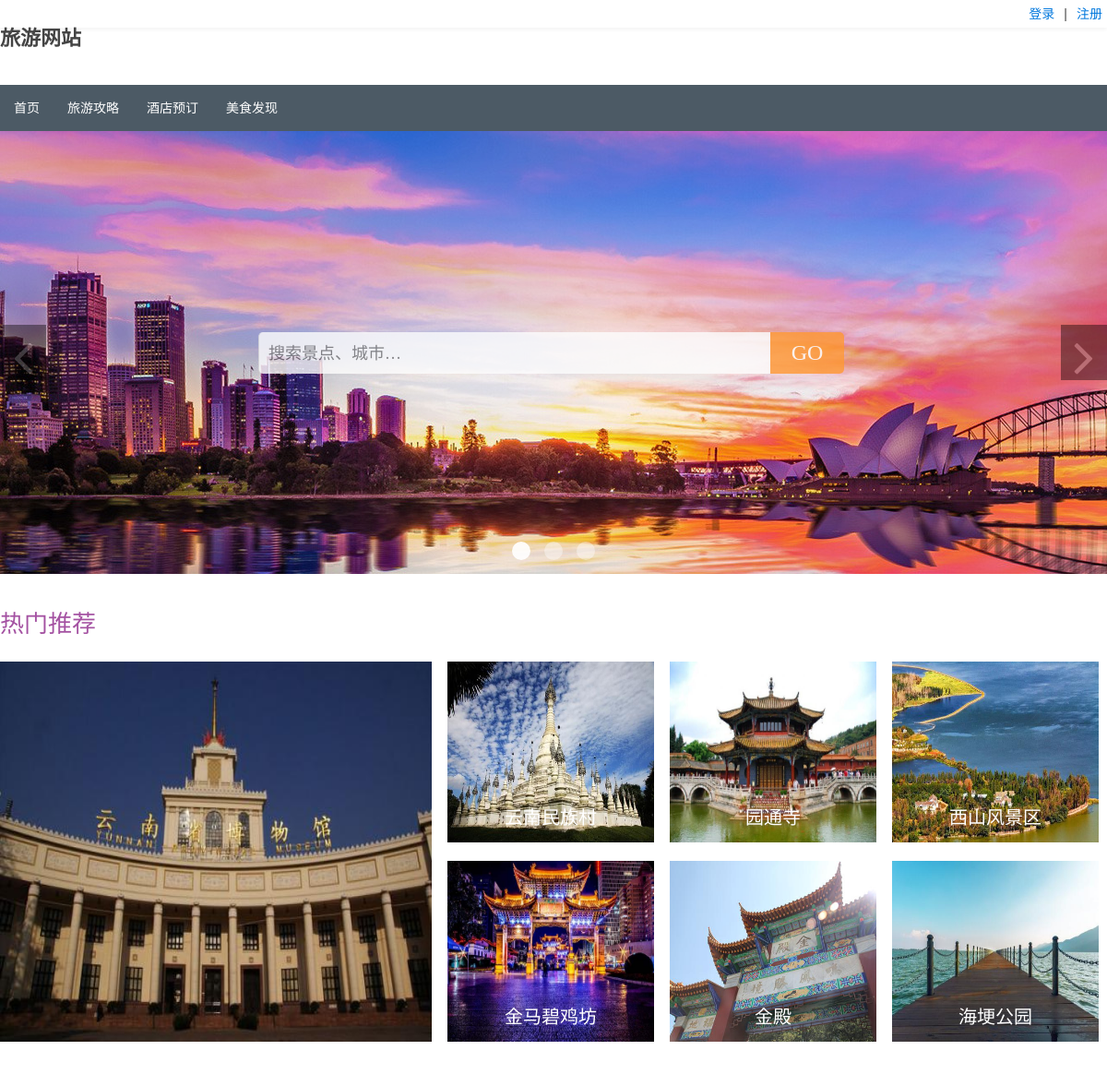
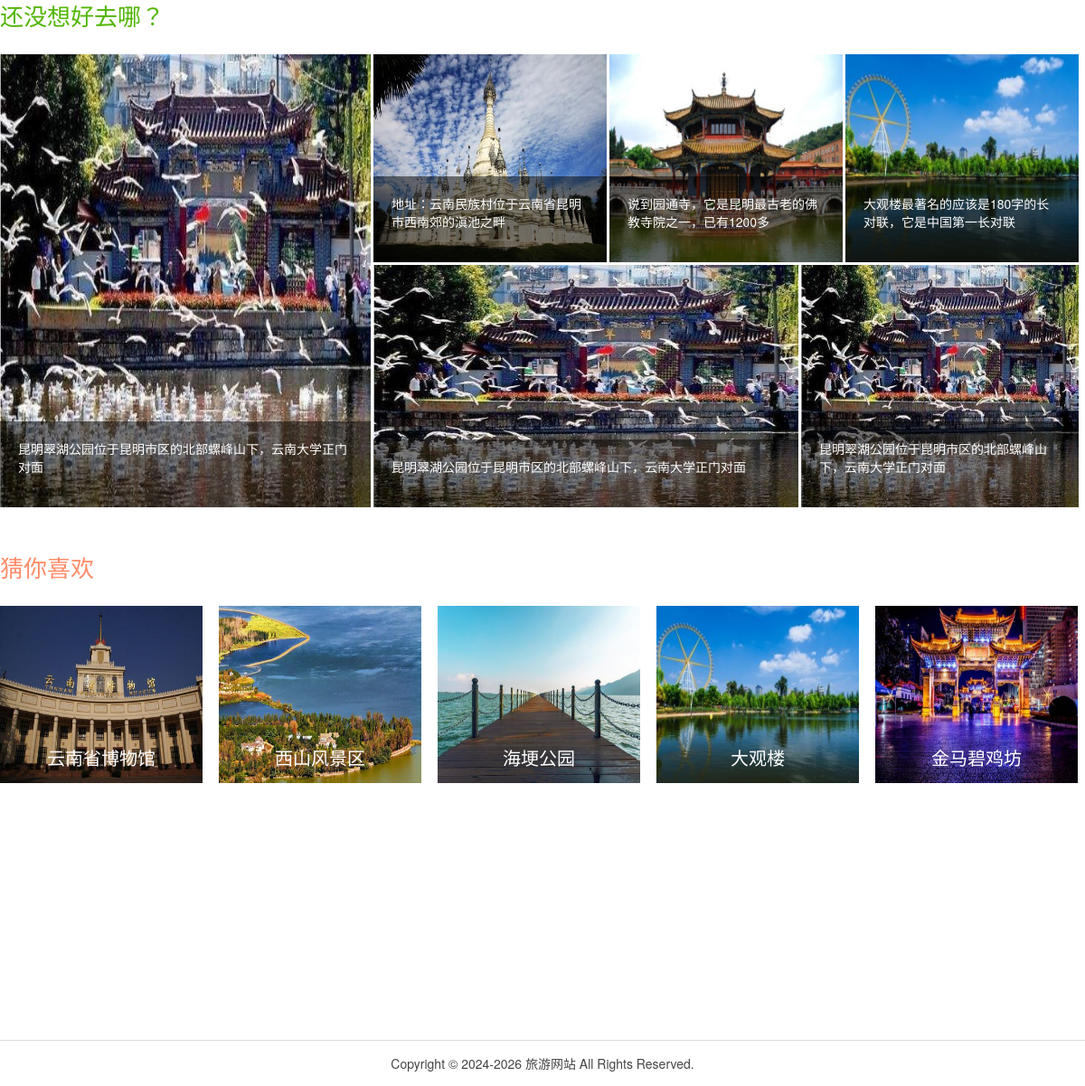
The page / on the database its author committed (2 pictures, top to bottom).
### tour/models.py (models this page shows, shortened)
class View(models.Model):
    id = models.CharField(max_length=50, primary_key=True)  # city_pinyin + '_' + view_pinyin
    img = models.ImageField(upload_to='static/upload/', default='static/upload/default.png', blank=True, null=True, verbose_name='景点图片')
    price = models.FloatField(default=0,verbose_name="门票价格")  # 如: 20
    province = models.CharField(max_length=20,verbose_name="省份")  # 如福建
    city = models.CharField(max_length=20,verbose_name="城市")  # 如南宁
    view_name = models.CharField(max_length=25,verbose_name="景点名称")  # 景点名称
    view_desc = models.TextField(verbose_name="景点描述信息")  # 景点描述信息
    view_rate = models.CharField(max_length=5,verbose_name="景点打分")  # 景点打分
    advise_time = models.CharField(max_length=20,verbose_name="建议游玩时间")  # 建议游玩时间
    class Meta:
        verbose_name = '景点'
        verbose_name_plural = verbose_name
        ordering = ['-id']

### tour/views.py (the view)
# urls.py: url(r'^$', views.init),
def init(request):
    if request.method == 'GET':
        hot = View.objects.order_by('view_rate')[::-1]
        rand = View.objects.order_by('?')[:10]
        rec=rand[4]
        rec1=rand[5]
        rec2=rand[6]
        guess = View.objects.order_by('?')[:10]
        data = {
            'hot': hot,
            'randrec': rand[:3],
            'guess': guess,
            'rec':rec,
            'rec1':rec1,
            'rec2':rec2,
        }
        return render(request, 'index.html', data)

### templates/index.html (shortened to what this page needs)
{% extends "base.html" %}
{% load static %}
{% block head %}
    <link rel="stylesheet" href="{% static 'css/index.css' %}" rel="stylesheet" type="text/css"/>
    <link rel="stylesheet" href="{% static 'css/components/slideshow.min.css' %}" rel="stylesheet" type="text/css"/>
    <link rel="stylesheet" href="{% static 'css/components/slidenav.min.css' %}" rel="stylesheet" type="text/css"/>
    <link rel="stylesheet" href="{% static 'css/components/dotnav.min.css' %}" rel="stylesheet" type="text/css"/>
{% endblock %}
{% block content %}
    <div id="slider" class="uk-slidenav-position"
         data-uk-slideshow="{height: '480px', autoplay:true, autoplayInterval: 3000}">
        <ul class="uk-slideshow">
            <li><img src="{% static 'images/0.jpg' %}"></li>
        </ul>
        <a href="" class="uk-slidenav uk-slidenav-contrast uk-slidenav-previous slidenav"
           data-uk-slideshow-item="previous"></a>
        <a href="" class="uk-slidenav uk-slidenav-contrast uk-slidenav-next slidenav" data-uk-slideshow-item="next"></a>
        <ul class="uk-dotnav uk-dotnav-contrast uk-position-bottom uk-text-center uk-flex-center">
            <li data-uk-slideshow-item="0"><a href=""></a></li>
            <li data-uk-slideshow-item="1"><a href=""></a></li>
            <li data-uk-slideshow-item="2"><a href=""></a></li>
        </ul>
        <div class="e_searchbox">
            <form action="/search" class="search_form">
                <div class="search_inputbox">
                    <input autocomplete="off" name="word" type="text" class="e_search_input" placeholder="搜索景点、城市…"
                           data-detect-oninput="1">
                </div>
                <span class="btn_search" title="搜索" onclick="$('.search_form').submit()" data-beacon="Place_search_button"><span>GO</span></span>
            </form>
        </div>
    </div>
    <div id="tour_content">
        <div class="content_part1">
            <h2 id="content1">热门推荐</h2>
            <div class="img_list">
                <ul class="img_grid1">
                    <li>
                        <div class="uk-margin uk-text-contrast uk-text-center uk-flex uk-flex-center uk-flex-middle big_img"
                             style="background-image: url(
                                     /{{ hot.0.img}}); background-repeat: no-repeat">
                        </div>
                    </li>
                </ul>
                <ul class="img_grid2">
                    {% for h in hot|slice:"1:4" %}
                        <li>
                            <figure class="uk-overlay uk-overlay-hover city_name">
                                <img class="small_img" src="/{{ h.img }}">
                                <span class="span_city_name">{{ h.view_name }}</span>
                            </figure>
                        </li>
                    {% endfor %}
                </ul>
                <ul class="img_grid2">
                    {% for h in hot|slice:"4:7" %}
                        <li>
                            <figure class="uk-overlay uk-overlay-hover city_name">
                                <img class="small_img" src="/{{ h.img }}">
                                <span class="span_city_name">{{ h.view_name }}</span>
                            </figure>
                        </li>
                    {% endfor %}
                </ul>
            </div>
        </div>
        <div class="content_part2">
            <h2 id="content2">还没想好去哪？</h2>
            <div class="img_list2">
                <ul class="img_grid1">
                    <li>
                        <figure class="uk-overlay uk-overlay-hover">
                            <img class="uk-overlay-scale box_big_img"
                                 src="/{{ rec.img }}">
                            <figcaption class="uk-overlay-panel uk-overlay-background uk-overlay-bottom uk-ignore">
                                <p>{{ rec.view_desc|truncatechars:28 }}</p>
                                <a class="uk-position-cover"  href="/detail?id={{ rec.id }}"></a>
                            </figcaption>
                        </figure>
                    </li>
                </ul>
                <ul class="img_grid3" style="padding-top: 10px;">
                    {% for r in randrec %}
                        <li>
                            <figure class="uk-overlay uk-overlay-hover">
                                <img class="uk-overlay-scale little_img"
                                     src="/{{ r.img }}">
                                <figcaption class="uk-overlay-panel uk-overlay-background uk-overlay-bottom uk-ignore">
                                    <p>{{ r.view_desc|truncatechars:28 }}</p>
                                    <a class="uk-position-cover" href="/detail?id={{ r.id }}"></a>
                                </figcaption>
                            </figure>
                        </li>
                    {% endfor %}
                </ul>
                <ul class="img_grid3">
                    <li>
                        <figure class="uk-overlay uk-overlay-hover">
                            <img class="uk-overlay-scale little_img1"
                                 src="/{{ rec1.img }}">
                            <figcaption class="uk-overlay-panel uk-overlay-background uk-overlay-bottom uk-ignore">
                                <p>{{ rec1.view_desc|truncatechars:28 }}</p>
                                <a class="uk-position-cover"  href="/detail?id={{ rec1.id }}"></a>
                            </figcaption>
                        </figure>
                    </li>
                    <li>
                        <figure class="uk-overlay uk-overlay-hover">
                            <img class="uk-overlay-scale little_img2"
                                 src="/{{ rec2.img }}">
                            <figcaption class="uk-overlay-panel uk-overlay-background uk-overlay-bottom uk-ignore">
                                <p>{{ rec2.view_desc|truncatechars:28 }}</p>
                                <a class="uk-position-cover" href="/detail?id={{ rec2.id }}"></a>
                            </figcaption>
                        </figure>
                    </li>
                </ul>
            </div>
        </div>
        <div class="content_part1">
            <h2 id="content3" style="">猜你喜欢</h2>
            <div class="img_list guess-like">
                <ul class="img_grid2 ui_width">
                    {% for g in guess|slice:":5" %}
                        <li>
                            <figure class="uk-overlay uk-overlay-hover city_name">
                                <img class="small_img" src="/{{ g.img }}">
                                <span class="span_city_name">{{ g.view_name }}</span>
                            </figure>
                        </li>
                    {% endfor %}
                </ul>
            </div>
        </div>
    </div>
{% endblock content %}

### templates/base.html (shortened to what this page needs)
{% load static %}
<!DOCTYPE html>
<html lang="en">
<head>
    <link rel="stylesheet" href="{% static 'css/common.css' %}" rel="stylesheet" type="text/css"/>
    <link rel="stylesheet" href="{% static 'css/uikit.min.css' %}" rel="stylesheet" type="text/css"/>
    {% block head %}
    {% endblock %}
</head>
<body>
<div id="top">
    <div id="head_login" class="font">
        <div class="right">
            <ul id="box_login">
                {% if user.is_authenticated %}
                <li>欢迎您, {{ user.username }}</li>
                <li>|</li>
                <li><a class="nav-link" href="/publish">发布游记</a></li>
                <li>|</li>
                <li><a class="nav-link" href="/info">个人中心</a></li>
               <li>|</li>
                <li><a class="nav-link" href="/my">我的预订</a></li>
                <li>|</li>
                <li><a class="nav-link" href="/logout">退出登录</a></li>
                {% else %}
                <li><a class="nav-link" href="/login">登录</a></li>
                <li>|</li>
                <li><a class="nav-link" href="/register">注册</a></li>
                {% endif %}
            </ul>
        </div>
    </div>
</div>
<div style="width: 1200px;
    height: 62px;font-size: 22px;padding-top: 30px 0px 0px 0px;font-weight: bold;
    margin: 0 auto;">旅游网站
</div>
<div id="nav">
    <nav class="uk-navbar">
        <ul class="uk-navbar-nav">
            <li><a href="/">首页</a></li>
            <li><a href="/articles">旅游攻略</a></li>
            <li><a href="/hotel">酒店预订</a></li>
            <li><a href="/food_init">美食发现</a></li>
        </ul>
    </nav>
</div>
{% block content %}
{% endblock %}
<div style="margin: 0 auto; text-align: center;">
    <hr data-am-widget="divider" style="" class="am-divider am-divider-default"/>
    <div class="copyright">
        <p>
            Copyright © 2024-2026 旅游网站 All Rights Reserved.
        </p>
    </div>
</div>
</body>
</html>

### static/css/common.css (style rules this page uses)
html, body { width: 100%; background: #FFFFFF; margin: 0; padding: 0; }
#top { background: #FFFFFF; box-shadow: 0 2px 4px 0 rgba(0,0,0,.05); }
#head_login { width: 1200px; height: 30px; margin: 0 auto; font-size: 14px; }
#box_login { height: 30px; margin: 0; }
#box_login li { float: left; display: inline-block; margin: 0 5px; line-height: 30px; }
#nav { height: 50px; background: #4C5A65; }
#nav nav { width: 1200px; height: 50px; background: #4C5A65; margin: 0 auto; }
#nav ul li a { height: 50px; line-height: 50px; color: #FFFFFF; font-family: 'PingFang SC','Microsoft YaHei',SimHei,Arial,SimSun; }
.right { float: right; }
.font { font-family: 'PingFang SC','Microsoft YaHei',SimHei,Arial,SimSun; }

### static/css/index.css (style rules this page uses)
#slider { min-width: 1200px; position: relative; }
.slidenav { display: block !important; background: #000000; opacity: 0.4; width: 50px !important; }
.uk-slidenav-previous { left: 0 !important; }
.uk-slidenav-next { right: 0 !important; }
#tour_content { width: 1200px; margin: 40px auto 0; }
#content1 { font-size: 26px; font-family: "Microsoft YaHei"; color: #A452A2; }
.big_img { width: 468px; height: 412px; background-size: 468px 412px !important; }
.small_img { width: 224px; height: 196px; }
.img_list { height: 433px; }
.img_list2 { height: 480px; }
.img_list ul, .img_list2 ul { float: left; }
.img_grid1 { padding: 10px 0 10px 0; }
.img_grid2 { margin: 0; padding: 10px 0 10px 0;; }
.img_grid3 { margin: 0; padding: 3px 0 0 0; }
.img_grid1 li, .img_grid2 li, .img_grid3 li { float: left; display: inline-block; }
.img_grid2 li { padding: 0 0 0 17px; display: inline-block; }
.img_grid3 li { padding: 0 0 0 3px; display: inline-block; }
.content_part1 { height: 520px; }
.content_part2 { height: 610px; }
#content2 { font-size: 26px; font-family: "Microsoft YaHei"; color: #52B504; }
.box_big_img { width: 410px; height: 501px; }
.little_img { width: 258px; height: 230px; }
.little_img1 { width: 470px; height: 268px; }
.little_img2 { width: 307px; height: 268px; }
.e_searchbox { position: absolute; top: 50%; left: 50%; width: 640px; height: 44px; z-index: 5; opacity: 0.8; margin-left: -320px; margin-top: -22px; }
.e_search_input { background-color: #fdfdfd; width: 530px; height: 30px; font-size: 18px; font-family: "microsoft yahei"; line-height: 30px; color: #666; border: 0 none; margin: 8px 0 0; padding: 0; outline: 0 none; }
.search_inputbox { float: left; display: inline; background-color: #fdfdfd; width: 544px; height: 45px; padding-left: 10px; border-left: #dbdbdb 1px solid; border-radius: 5px 0 0 5px; }
.btn_search { float: left; display: inline; background-color: #f93; width: 80px; height: 45px; font-size: 24px; line-height: 45px; text-align: center; font-family: tahoma; color: #fff; border: 0 none; padding: 0; margin: 0; outline: 0; border-radius: 0 5px 5px 0; cursor: pointer; }
.span_city_name { position: absolute; bottom: 0; left: 0; width: 100%; text-align: center; font-size: 20px; margin-bottom: 18px; color: #fff; }
#content3 { font-size: 26px; font-family: "Microsoft YaHei"; color: #FF8C69; }
.guess-like li { padding:0 18px 0 0 !important; }
.guess-like li:last-child { padding: 0 !important; }
.ui_width { width: 100%; }

### rows shown on the page
View: img (picture), view_name "云南省博物馆"
View: img (picture), view_name "云南民族村", view_desc "地址：云南民族村位于云南省昆明市西南郊的滇池之畔"
View: img (picture), view_name "园通寺", view_desc "说到园通寺，它是昆明最古老的佛教寺院之一，已有1200多"
View: img (picture), view_name "西山风景区"
View: img (picture), view_name "金马碧鸡坊"
View: img (picture), view_name "金殿"
View: img (picture), view_name "海埂公园"
View: img (picture), view_desc "昆明翠湖公园位于昆明市区的北部螺峰山下，云南大学正门对面"
View: img (picture), view_desc "大观楼最著名的应该是180字的长对联，它是中国第一长对联", view_name "大观楼"
